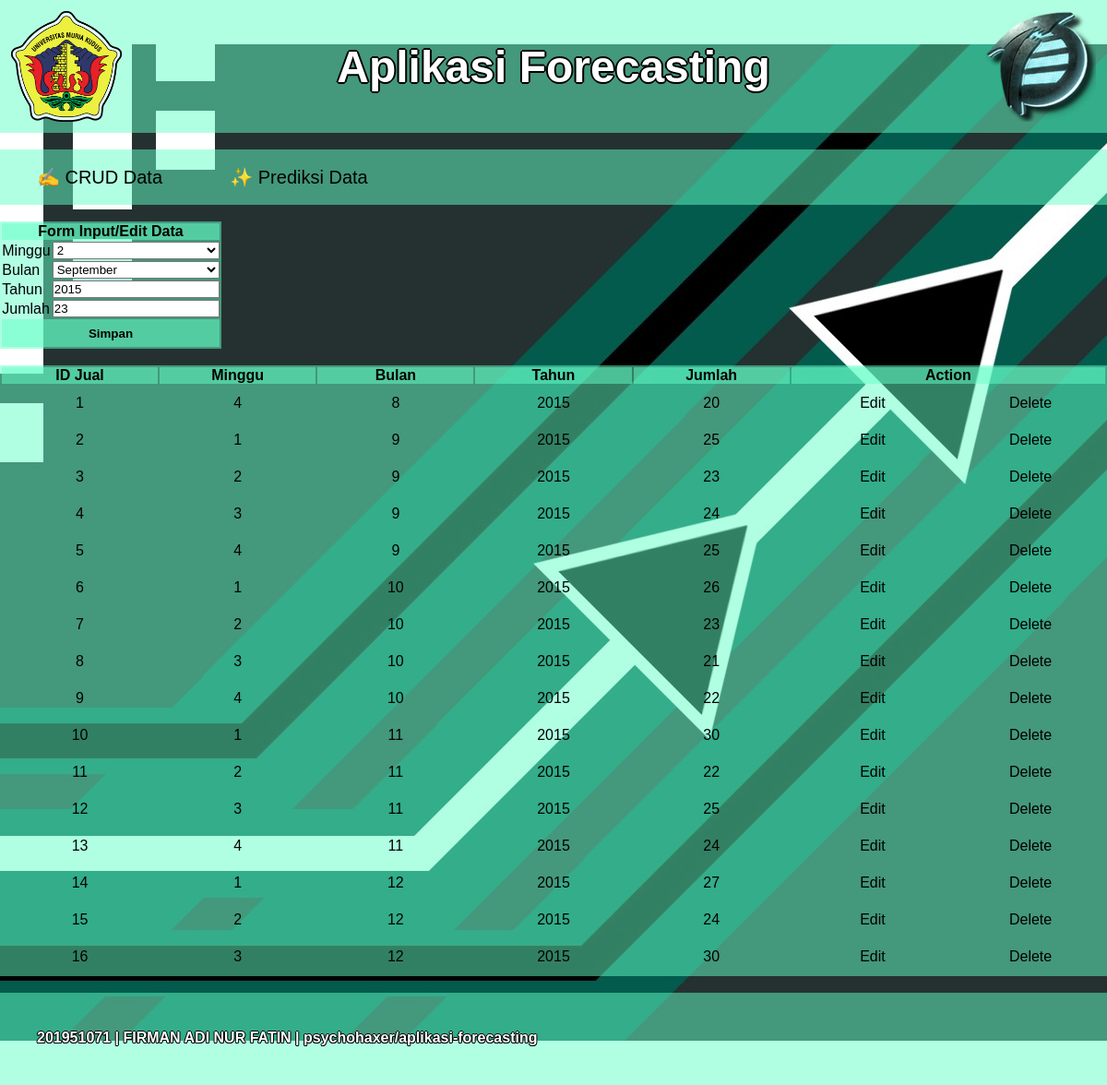
/lihat.php?id_jual=3&state=edit, run on the app's committed database.
### tables this page shows
CREATE TABLE `penjualan` (
  `id_jual` int(11) NOT NULL,
  `minggu` char(1) NOT NULL,
  `bulan` char(2) NOT NULL,
  `tahun` char(4) NOT NULL,
  `jumlah` int(6) NOT NULL
);

### operation/backend_lihat.php (called while the page is built, shortened)
<?php
    $penjualan = new Penjualan('','','','','');
    $minggu = [
        '1' => '',
        '2' => '',
        '3' => '',
        '4' => '',
    ];
    $bulan = [
        '1' => '',
        '2' => '',
        '3' => '',
        '4' => '',
        '5' => '',
        '6' => '',
        '7' => '',
        '8' => '',
        '9' => '',
        '10' => '',
        '11' => '',
        '12' => '',
    ];
    if(isset($_GET['id_jual'])){
        $id_jual = $_GET['id_jual'];
        $penjualan->readSpecificData($id_jual);
        $minggu[$penjualan->minggu] = 'selected';
        $bulan[$penjualan->bulan] = 'selected';
    }
?>

### operation/penjualan.php (called while the page is built, shortened)
<?php
    include_once 'connect.php';
    class Penjualan{
        private $connection;
        function __construct($id_jual, $minggu, $bulan, $tahun, $jumlah){
            $database = new Database();
            $this->connection = $database->connect();
            $this->id_jual = $id_jual;
            $this->minggu = $minggu;
            $this->bulan = $bulan;
            $this->tahun = $tahun;
            $this->jumlah = $jumlah;
        }
        public static function readAllData(){
            $arrayPenjualan = array();
            $query = "SELECT * FROM penjualan";
            $database = new Database();
            $connection = $database->connect();
            $result = $connection->query($query) or die($connection->error);
            while ($row=$result->fetch_assoc()){
                $penjualan = new Penjualan(
                    $row['id_jual'],
                    $row['minggu'],
                    $row['bulan'],
                    $row['tahun'],
                    $row['jumlah']
                );
                $arrayPenjualan[$penjualan->id_jual] = $penjualan;
            }
            return $arrayPenjualan;
        }
        public function readSpecificData($id_jual){
            $query = "SELECT * FROM penjualan WHERE id_jual = $id_jual";
            $result = $this->connection->query($query) or die($this->connection->error);
            $row = $result->fetch_assoc();
            $this->tahun = $row['tahun'];
            $this->jumlah = $row['jumlah'];
            return $result;
        }
    }
?>

### operation/connect.php (called while the page is built, shortened)
<?php
	class Database{
		private $host="localhost";
		private $user="root";
		private $pass="";
		private $db="forecasting";
		public function connect(){
			$this->conn = mysqli_connect($this->host,$this->user,$this->pass,$this->db);
			return $this->conn;
		}
	}
?>

### lihat.php (the view, shortened to what this page needs)
<?php
    include_once 'operation/penjualan.php';
    include_once 'operation/backend_lihat.php'
?>
<html>
    <head>
        <link rel="stylesheet" type="text/css" href="css/screen.css">
        <link rel="stylesheet" type="text/css" href="css/object.css">
        <link rel="stylesheet" type="text/css" href="css/style.css">
    </head>
    <body>
        <?php include 'header.php' ?>
        <div id="inputcont">
            <table id="inputdata">
                <th id="judul" colspan="2"> Form Input/Edit Data </th>
                <tr width="100%">
                    <td align="left"> Minggu </td>
                    <td> <select id="dropdown" name="minggu" form="input" method="POST">
                        <option value="2" <?php echo $minggu['2'] ?> > 2 </option>
                    </select> </td>
                </tr>
                <tr width="100%">
                    <td align="left"> Bulan </td>
                    <td> <select id="dropdown" name="bulan" form="input" method="POST">
                        <option value="9" <?php echo $bulan['9'] ?>> September </option>
                    </select> </td>
                </tr width="100%">
                <tr>
                    <form action="" method="POST" enctype="multipart/form-data" id="input">
                    <td align="left"> Tahun </td> <td> <input type="year" name="tahun" width="80%" value="<?php echo $penjualan->tahun ?>"/> </td>
                    </form>
                </tr>
                <tr width="100%">
                    <form action="" method="POST" enctype="multipart/form-data" id="input">
                    <td align="left"> Jumlah </td> <td> <input type="text" name="jumlah" width="80%" value="<?php echo $penjualan->jumlah ?>" form="input"/> </td>
                    </form>
                </tr>
                <tr width="100%">
                    <form action="" method="POST" enctype="multipart/form-data" id="input">
                    <td colspan="2" width="100%"> <button type="submit" name="submit" id="submit" form="input"> Simpan </button> </td>
                    </form>
                </tr>
            </table>
        </div>
        <br>
        <div id="datacontainer">
            <table id="data">
                <tr>
                    <th id="judul"> ID Jual </th>
                    <th id="judul"> Minggu </th>
                    <th id="judul"> Bulan </th>
                    <th id="judul"> Tahun </th>
                    <th id="judul"> Jumlah </th>
                    <th colspan="2" id="judul"> Action </th>
                </tr>
                <?php
                    $arrayData = Penjualan::readAllData();
                    foreach ($arrayData as $data){
                ?>
                <tr id="center">
                    <td id="center"><aaa><?php echo $data->id_jual;?></aaa></td>
                    <td id="center"><aaa><?php echo $data->minggu;?></aaa></td>
                    <td id="center"><aaa><?php echo $data->bulan;?></aaa></td>
                    <td id="center"><aaa><?php echo $data->tahun;?></aaa></td>
                    <td id="center"><aaa><?php echo $data->jumlah;?></aaa></td>
                    <td id="center">
                        <a href="lihat.php?id_jual=<?php echo $data->id_jual; ?>&state=edit" id="actK">Edit</a>
                    </td>
                    <td id="center">
                        <a href="lihat.php?id_jual=<?php echo $data->id_jual; ?>&state=delete" id="actK">Delete</a>
                    </td>
                </tr>
                <?php
                    }
                ?>
            </table>
        </div>
        <br>
        <?php include 'footer.php' ?>
    </body>
</html>

### css/object.css (style rules this page uses)
#inputcont { width: 20%; text-align: left; }
select { width: 100%; }
button#submit { width: 100%; background-color: rgba(100, 255, 200, 0.5); border: none; color: black; width: 100%; height: 30px; font-weight: bold; text-align: center; text-decoration: none; display: inline-block; }
#datacontainer { width: 100%; text-align: center; }
table#data { background-color: rgba(100, 255, 200, 0.5); width: 100%; margin-left: auto; margin-right: auto; color: black; table-layout : fixed; }
table#inputdata { background-color: rgba(100, 255, 200, 0.5); width: 20px; margin-left: auto; margin-right: auto; color: black; }
aaa { color: black; opacity: 1; }
th#judul { background-color: rgba(100, 255, 200, 0.5); }
td#center { color: black; text-align: center; }
a#actK:link, a#act:visited { color: black; padding: 10px 10px; margin: 0px 0px; text-align: center; text-decoration: none; display: inline-block; width: 92.5%; }

### css/style.css (style rules this page uses)
* { margin: 0; padding: 0; font-family: Arial, Helvetica, sans-serif; }

### lihat.php (style rules this page uses)
body { background-image:url("img/haihead.jpg"); background-repeat:no-repeat; background-position:center; background-attachment:fixed; }

### data on the page
penjualan: tahun "2015", jumlah "23", id_jual "3", minggu "2", bulan "9"
penjualan: id_jual "1", minggu "4", bulan "8", tahun "2015", jumlah "20"
penjualan: id_jual "2", minggu "1", bulan "9", tahun "2015", jumlah "25"
penjualan: id_jual "4", minggu "3", bulan "9", tahun "2015", jumlah "24"
penjualan: id_jual "5", minggu "4", bulan "9", tahun "2015", jumlah "25"
penjualan: id_jual "6", minggu "1", bulan "10", tahun "2015", jumlah "26"
penjualan: id_jual "7", minggu "2", bulan "10", tahun "2015", jumlah "23"
penjualan: id_jual "8", minggu "3", bulan "10", tahun "2015", jumlah "21"
penjualan: id_jual "9", minggu "4", bulan "10", tahun "2015", jumlah "22"
penjualan: id_jual "10", minggu "1", bulan "11", tahun "2015", jumlah "30"
penjualan: id_jual "11", minggu "2", bulan "11", tahun "2015", jumlah "22"
penjualan: id_jual "12", minggu "3", bulan "11", tahun "2015", jumlah "25"
penjualan: id_jual "13", minggu "4", bulan "11", tahun "2015", jumlah "24"
penjualan: id_jual "14", minggu "1", bulan "12", tahun "2015", jumlah "27"
penjualan: id_jual "15", minggu "2", bulan "12", tahun "2015", jumlah "24"
penjualan: id_jual "16", minggu "3", bulan "12", tahun "2015", jumlah "30"
